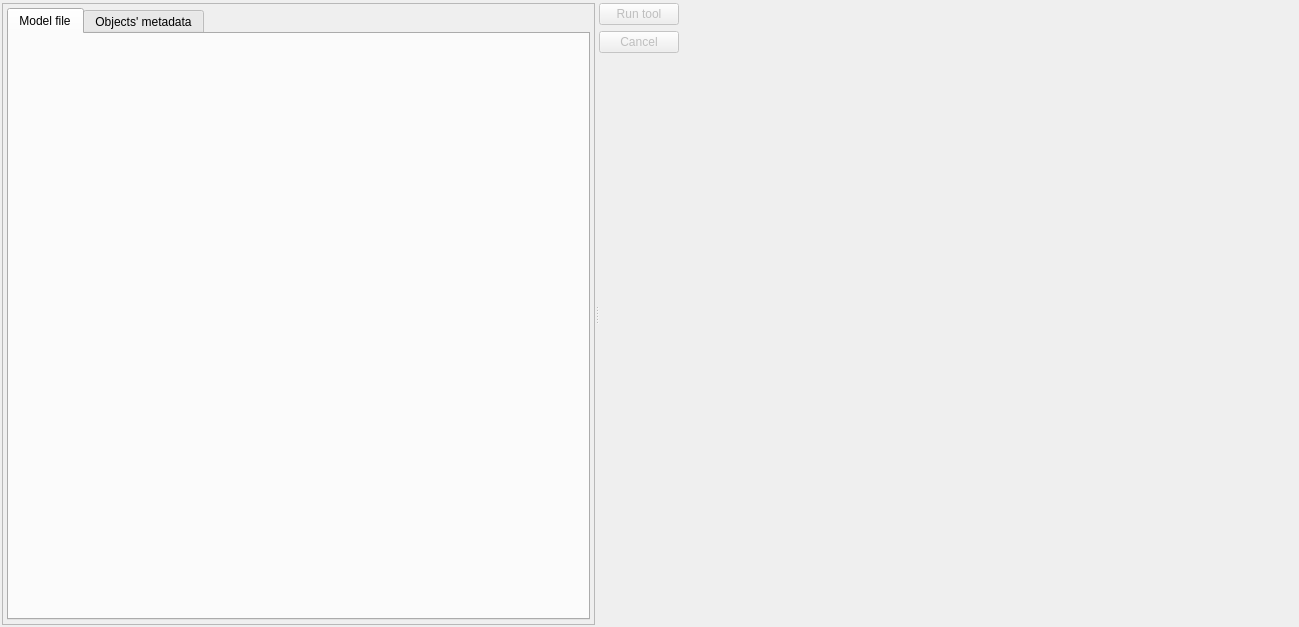
<?xml version="1.0" encoding="UTF-8"?>
<ui version="4.0">
 <class>FixToolsWidget</class>
 <widget class="QWidget" name="FixToolsWidget">
  <property name="windowModality">
   <enum>Qt::WindowModality::ApplicationModal</enum>
  </property>
  <property name="geometry">
   <rect>
    <x>0</x>
    <y>0</y>
    <width>1299</width>
    <height>627</height>
   </rect>
  </property>
  <property name="sizePolicy">
   <sizepolicy hsizetype="Expanding" vsizetype="Expanding">
    <horstretch>0</horstretch>
    <verstretch>0</verstretch>
   </sizepolicy>
  </property>
  <property name="windowTitle">
   <string>gpModeler settings</string>
  </property>
  <property name="windowIcon">
   <iconset resource="../../../../priv-core/res/logoicons.qrc">
    <normaloff>:/icons/icons/pgmodeler_logo.png</normaloff>:/icons/icons/pgmodeler_logo.png</iconset>
  </property>
  <layout class="QHBoxLayout" name="horizontalLayout">
   <property name="spacing">
    <number>5</number>
   </property>
   <property name="leftMargin">
    <number>2</number>
   </property>
   <property name="topMargin">
    <number>3</number>
   </property>
   <property name="rightMargin">
    <number>2</number>
   </property>
   <property name="bottomMargin">
    <number>2</number>
   </property>
   <item>
    <widget class="QSplitter" name="h_splitter">
     <property name="orientation">
      <enum>Qt::Orientation::Horizontal</enum>
     </property>
     <property name="childrenCollapsible">
      <bool>false</bool>
     </property>
     <widget class="QFrame" name="bg_frame">
      <property name="frameShape">
       <enum>QFrame::Shape::StyledPanel</enum>
      </property>
      <property name="frameShadow">
       <enum>QFrame::Shadow::Raised</enum>
      </property>
      <layout class="QVBoxLayout" name="verticalLayout">
       <property name="spacing">
        <number>5</number>
       </property>
       <property name="leftMargin">
        <number>4</number>
       </property>
       <property name="topMargin">
        <number>4</number>
       </property>
       <property name="rightMargin">
        <number>4</number>
       </property>
       <property name="bottomMargin">
        <number>4</number>
       </property>
       <item>
        <widget class="QTabWidget" name="tools_tbw">
         <property name="sizePolicy">
          <sizepolicy hsizetype="Expanding" vsizetype="Expanding">
           <horstretch>0</horstretch>
           <verstretch>0</verstretch>
          </sizepolicy>
         </property>
         <property name="layoutDirection">
          <enum>Qt::LayoutDirection::LeftToRight</enum>
         </property>
         <property name="currentIndex">
          <number>0</number>
         </property>
         <widget class="QWidget" name="fix_pg">
          <attribute name="icon">
           <iconset resource="../../res/resources.qrc">
            <normaloff>:/icons/icons/fixobject.png</normaloff>:/icons/icons/fixobject.png</iconset>
          </attribute>
          <attribute name="title">
           <string>Model file</string>
          </attribute>
         </widget>
         <widget class="QWidget" name="metadata_pg">
          <attribute name="icon">
           <iconset resource="../../res/resources.qrc">
            <normaloff>:/icons/icons/objmetadata.png</normaloff>:/icons/icons/objmetadata.png</iconset>
          </attribute>
          <attribute name="title">
           <string>Objects' metadata</string>
          </attribute>
         </widget>
        </widget>
       </item>
      </layout>
     </widget>
     <widget class="QWidget" name="act_btns_wgt" native="true">
      <layout class="QGridLayout" name="gridLayout">
       <property name="leftMargin">
        <number>0</number>
       </property>
       <property name="topMargin">
        <number>0</number>
       </property>
       <property name="rightMargin">
        <number>0</number>
       </property>
       <property name="bottomMargin">
        <number>0</number>
       </property>
       <property name="horizontalSpacing">
        <number>5</number>
       </property>
       <item row="1" column="0">
        <widget class="QPushButton" name="cancel_btn">
         <property name="enabled">
          <bool>false</bool>
         </property>
         <property name="sizePolicy">
          <sizepolicy hsizetype="Preferred" vsizetype="Preferred">
           <horstretch>0</horstretch>
           <verstretch>0</verstretch>
          </sizepolicy>
         </property>
         <property name="text">
          <string>Cancel</string>
         </property>
         <property name="icon">
          <iconset resource="../../res/resources.qrc">
           <normaloff>:/icons/icons/cancel.png</normaloff>:/icons/icons/cancel.png</iconset>
         </property>
         <property name="iconSize">
          <size>
           <width>28</width>
           <height>28</height>
          </size>
         </property>
        </widget>
       </item>
       <item row="0" column="0">
        <widget class="QPushButton" name="run_tool_btn">
         <property name="enabled">
          <bool>false</bool>
         </property>
         <property name="sizePolicy">
          <sizepolicy hsizetype="Preferred" vsizetype="Preferred">
           <horstretch>0</horstretch>
           <verstretch>0</verstretch>
          </sizepolicy>
         </property>
         <property name="maximumSize">
          <size>
           <width>16777215</width>
           <height>16777215</height>
          </size>
         </property>
         <property name="text">
          <string>Run tool</string>
         </property>
         <property name="icon">
          <iconset resource="../../res/resources.qrc">
           <normaloff>:/icons/icons/run.png</normaloff>:/icons/icons/run.png</iconset>
         </property>
         <property name="iconSize">
          <size>
           <width>28</width>
           <height>28</height>
          </size>
         </property>
         <property name="default">
          <bool>true</bool>
         </property>
         <property name="flat">
          <bool>false</bool>
         </property>
        </widget>
       </item>
       <item row="0" column="1" rowspan="3">
        <spacer name="horizontalSpacer">
         <property name="orientation">
          <enum>Qt::Orientation::Horizontal</enum>
         </property>
         <property name="sizeHint" stdset="0">
          <size>
           <width>40</width>
           <height>20</height>
          </size>
         </property>
        </spacer>
       </item>
       <item row="3" column="0">
        <spacer name="verticalSpacer">
         <property name="orientation">
          <enum>Qt::Orientation::Vertical</enum>
         </property>
         <property name="sizeHint" stdset="0">
          <size>
           <width>20</width>
           <height>40</height>
          </size>
         </property>
        </spacer>
       </item>
       <item row="4" column="0" colspan="2">
        <layout class="QHBoxLayout" name="horizontalLayout_9">
         <property name="spacing">
          <number>0</number>
         </property>
         <property name="rightMargin">
          <number>11</number>
         </property>
         <property name="bottomMargin">
          <number>11</number>
         </property>
         <item>
          <spacer name="horizontalSpacer_2">
           <property name="orientation">
            <enum>Qt::Orientation::Horizontal</enum>
           </property>
           <property name="sizeHint" stdset="0">
            <size>
             <width>40</width>
             <height>20</height>
            </size>
           </property>
          </spacer>
         </item>
         <item>
          <widget class="QLabel" name="nullptrlabs_lbl">
           <property name="visible">
            <bool>false</bool>
           </property>
           <property name="sizePolicy">
            <sizepolicy hsizetype="Fixed" vsizetype="Fixed">
             <horstretch>0</horstretch>
             <verstretch>0</verstretch>
            </sizepolicy>
           </property>
           <property name="minimumSize">
            <size>
             <width>197</width>
             <height>80</height>
            </size>
           </property>
           <property name="maximumSize">
            <size>
             <width>197</width>
             <height>80</height>
            </size>
           </property>
           <property name="mouseTracking">
            <bool>true</bool>
           </property>
           <property name="text">
            <string/>
           </property>
           <property name="scaledContents">
            <bool>true</bool>
           </property>
           <property name="openExternalLinks">
            <bool>true</bool>
           </property>
          </widget>
         </item>
        </layout>
       </item>
      </layout>
     </widget>
    </widget>
   </item>
  </layout>
 </widget>
 <resources>
  <include location="../../../../priv-core/res/logoicons.qrc"/>
  <include location="../../res/resources.qrc"/>
  <include location="../../../../priv-core/res/logoicons.qrc"/>
  <include location="../../../../priv-core/res/logoicons.qrc"/>
  <include location="../../../../priv-core/res/logoicons.qrc"/>
  <include location="../../../../priv-core/res/logoicons.qrc"/>
  <include location="../../../../priv-core/res/logoicons.qrc"/>
  <include location="../../../../priv-core/res/logoicons.qrc"/>
  <include location="../../../../priv-core/res/logoicons.qrc"/>
  <include location="../../../../priv-core/res/logoicons.qrc"/>
  <include location="../../../../priv-core/res/logoicons.qrc"/>
 </resources>
 <connections/>
</ui>
